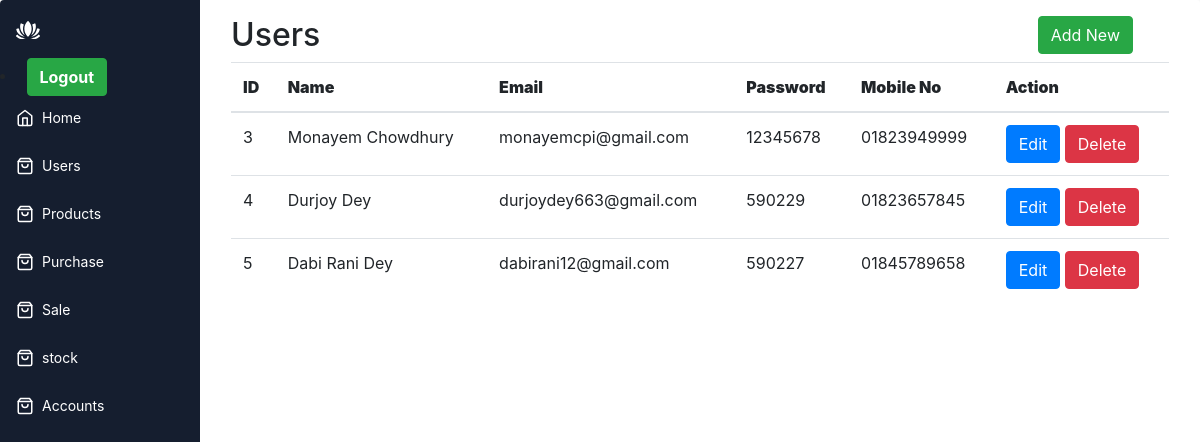
The app's page /users.php (signed in) with its own data.
### tables this page shows
CREATE TABLE `users` (
  `id` int(11) NOT NULL,
  `name` varchar(500) NOT NULL,
  `email` varchar(500) NOT NULL,
  `password` varchar(500) NOT NULL,
  `mobile_no` varchar(500) NOT NULL
);

### users.php (the view, shortened to what this page needs)
<?php
include 'include/header.php';
include 'include/connection.php';
$sql ="SELECT * FROM users" ;
$result = $db->query($sql);
?>
<div class="app-content">
    <div class="container">
        <div class="row">
            <div class="col-md-10">
                <h2>Users</h2>
            </div>
            <div class="col-md-2">
            <a href="registration.php" class="btn btn-success">Add New</a>
            </div>
        </div>
    </div>
    <div class="container-fluid">
        <div class="row">
            <div class="col-md-12">
                <table class="table ">
                    <thead>
                        <th><b>ID</b></th>
                        <th><b>Name</b></th>
                        <th><b>Email </b></th>
                        <th><b>Password</b></th>
                        <th><b>Mobile No</b> </th>
                        <th><b>Action</b></th>
                    </thead>
                    <tbody>
                    <?php while($row = $result->fetch_assoc()): ?>
                        <tr>
                            <td><?php echo $row['id'] ; ?></td>
                            <td><?php echo $row['name'] ; ?></td>
                            <td><?php echo $row['email'] ; ?></td>
                            <td><?php echo $row['password'] ; ?></td>
                            <td><?php echo $row['mobile_no'] ; ?></td>
                        <td>
                            <a href="edit.php?id=<?php echo $row['id']; ?>" class="btn btn-primary">Edit</a>
                            <a href="delete.php?id=<?php echo $row['id']; ?>" class="btn btn-danger" onclick="return confirm('Are you sure you want to delete this user?')">Delete</a>
                        </td>
                        </tr>
                        <?php endwhile; ?>
                    </tbody>
                </table>
            </div>
        </div>
    </div>
</div>
<?php
include 'include/footer.php';
?>

### assets/style.css (style rules this page uses)
* { box-sizing: border-box; }
:root { --app-bg: #101827; --sidebar: rgba(21, 30, 47,1); --sidebar-main-color: #fff; --table-border: #1a2131; --table-header: #1a2131; --app-content-main-color: #fff; --sidebar-link: #fff; --sidebar-active-link: #1d283c; --sidebar-hover-link: #1a2539; --action-color: #2869ff; --action-color-hover: #6291fd; --app-content-secondary-color: #1d283c; --filter-reset: #2c394f; --filter-shadow: rgba(16, 24, 39, 0.8) 0px 6px 12px -2px, rgba(0, 0, 0, 0.3) 0px 3px 7px -3px; }
body, html { margin: 0; padding: 0; height: 100%; width: 100%; }
body { overflow: hidden; font-family: "Poppins", sans-serif; background-color: var(--app-bg); -webkit-font-smoothing: antialiased; -moz-osx-font-smoothing: grayscale; }
.app-content { padding: 16px; background-color: #ffffff; height: 100%; flex: 1; max-height: 100%; display: flex; flex-direction: column; }

### records on screen
users: id "3", name "Monayem Chowdhury", email "monayemcpi@gmail.com", password "12345678", mobile_no "01823949999"
users: id "4", name "Durjoy Dey", email "durjoydey663@gmail.com", password "590229", mobile_no "01823657845"
users: id "5", name "Dabi Rani Dey", email "dabirani12@gmail.com", password "590227", mobile_no "01845789658"
